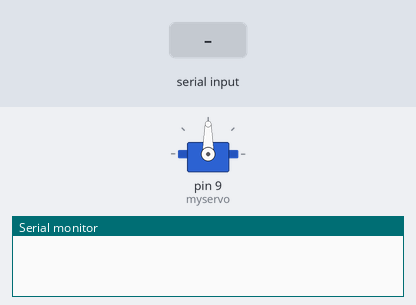
A sketch run on a simulated Arduino Uno, built with avr-gcc and run on an emulated ATmega328P. Parts: servo, the last lines printed to the serial monitor. The test bench sets the inputs (shaded band).

Above: at 1.2 s.
1.3 s: "rigth" received over Serial
At 2.6 s:
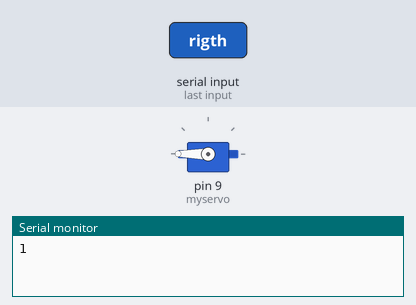
3.8 s: "left" received over Serial
At 5.7 s:
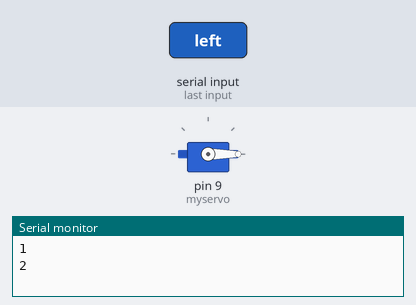
Timing chart, 0 to 7.2 s (numbered marks = the images above; inputs shaded):
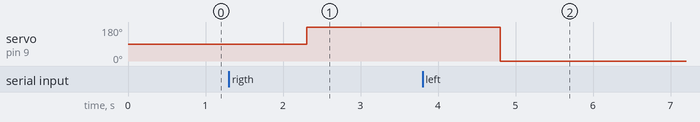

Measured:
- after the input at 1.3 s, servo on pin 9 (myservo): 90° → 180° after 1.0 s
- after the input at 3.8 s, servo on pin 9 (myservo): 180° → 0° after 1.0 s

The sketch:

task2.ino
```cpp
#include <Servo.h>

Servo myservo;
// create servo object to control a servo
// twelve servo objects can be created on most boards

int pos = 0;    // variable to store the servo position

void setup() {
  myservo.attach(9);// attaches the servo on pin 9 to the servo object
  Serial.begin(9600);
}

void loop() {
  String data =Serial.readString();

// if it recive right gose to 180 angle
 if(data.indexOf("rigth")> -1){
    myservo.write(180);
    delay(20);
    Serial.println(1);
    }
// if it recive left gose to 0 angle
    else if (data.indexOf("left")> -1){
    myservo.write(0);
    delay(20);
    Serial.println(2);
    }

}
```
